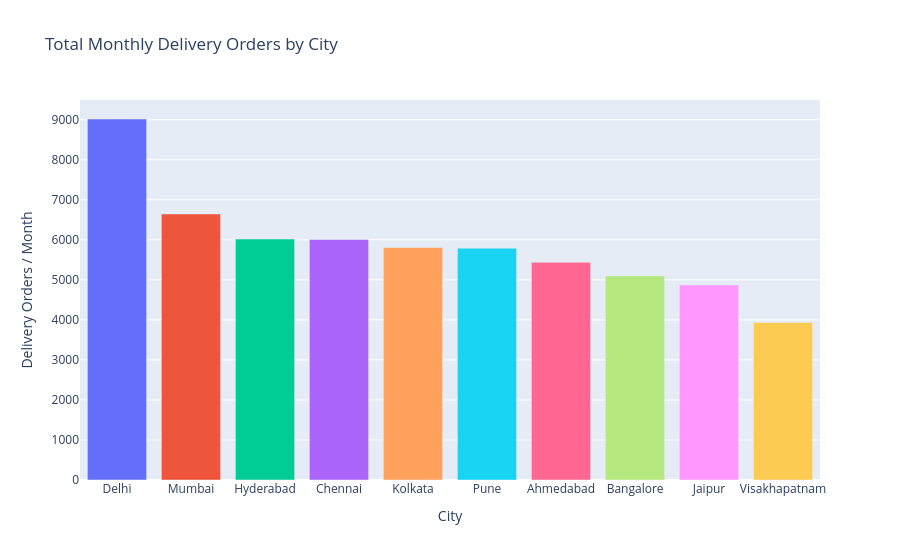

Here is the notebook cell this chart was saved with:
### Markdown cell above
### 3.2 Bar Chart — Total monthly delivery orders by city

### Code cell
city_orders = df.groupby("city", as_index=False)["num_delivery_orders_monthly"].sum()
city_orders = city_orders.sort_values("num_delivery_orders_monthly", ascending=False)

fig = px.bar(
    city_orders, x="city", y="num_delivery_orders_monthly",
    color="city", title="Total Monthly Delivery Orders by City"
)
fig.update_layout(xaxis_title="City", yaxis_title="Delivery Orders / Month", showlegend=False)
fig.show()

### Figure 1 — Plotly figure (JSON) as saved in the notebook; plotly's stock layout.template omitted (floating-point values rounded to 4 significant figures)
{"data": [{"hovertemplate": "city=%{x}<br>num_delivery_orders_monthly=%{y}<extra></extra>", "legendgroup": "Delhi", "marker": {"color": "#636efa", "pattern": {"shape": ""}}, "name": "Delhi", "orientation": "v", "showlegend": true, "textposition": "auto", "type": "bar", "x": ["Delhi"], "xaxis": "x", "y": [9018], "yaxis": "y"}, {"hovertemplate": "city=%{x}<br>num_delivery_orders_monthly=%{y}<extra></extra>", "legendgroup": "Mumbai", "marker": {"color": "#EF553B", "pattern": {"shape": ""}}, "name": "Mumbai", "orientation": "v", "showlegend": true, "textposition": "auto", "type": "bar", "x": ["Mumbai"], "xaxis": "x", "y": [6645], "yaxis": "y"}, {"hovertemplate": "city=%{x}<br>num_delivery_orders_monthly=%{y}<extra></extra>", "legendgroup": "Hyderabad", "marker": {"color": "#00cc96", "pattern": {"shape": ""}}, "name": "Hyderabad", "orientation": "v", "showlegend": true, "textposition": "auto", "type": "bar", "x": ["Hyderabad"], "xaxis": "x", "y": [6019], "yaxis": "y"}, {"hovertemplate": "city=%{x}<br>num_delivery_orders_monthly=%{y}<extra></extra>", "legendgroup": "Chennai", "marker": {"color": "#ab63fa", "pattern": {"shape": ""}}, "name": "Chennai", "orientation": "v", "showlegend": true, "textposition": "auto", "type": "bar", "x": ["Chennai"], "xaxis": "x", "y": [6007], "yaxis": "y"}, {"hovertemplate": "city=%{x}<br>num_delivery_orders_monthly=%{y}<extra></extra>", "legendgroup": "Kolkata", "marker": {"color": "#FFA15A", "pattern": {"shape": ""}}, "name": "Kolkata", "orientation": "v", "showlegend": true, "textposition": "auto", "type": "bar", "x": ["Kolkata"], "xaxis": "x", "y": [5808], "yaxis": "y"}, {"hovertemplate": "city=%{x}<br>num_delivery_orders_monthly=%{y}<extra></extra>", "legendgroup": "Pune", "marker": {"color": "#19d3f3", "pattern": {"shape": ""}}, "name": "Pune", "orientation": "v", "showlegend": true, "textposition": "auto", "type": "bar", "x": ["Pune"], "xaxis": "x", "y": [5790], "yaxis": "y"}, {"hovertemplate": "city=%{x}<br>num_delivery_orders_monthly=%{y}<extra></extra>", "legendgroup": "Ahmedabad", "marker": {"color": "#FF6692", "pattern": {"shape": ""}}, "name": "Ahmedabad", "orientation": "v", "showlegend": true, "textposition": "auto", "type": "bar", "x": ["Ahmedabad"], "xaxis": "x", "y": [5437], "yaxis": "y"}, {"hovertemplate": "city=%{x}<br>num_delivery_orders_monthly=%{y}<extra></extra>", "legendgroup": "Bangalore", "marker": {"color": "#B6E880", "pattern": {"shape": ""}}, "name": "Bangalore", "orientation": "v", "showlegend": true, "textposition": "auto", "type": "bar", "x": ["Bangalore"], "xaxis": "x", "y": [5099], "yaxis": "y"}, {"hovertemplate": "city=%{x}<br>num_delivery_orders_monthly=%{y}<extra></extra>", "legendgroup": "Jaipur", "marker": {"color": "#FF97FF", "pattern": {"shape": ""}}, "name": "Jaipur", "orientation": "v", "showlegend": true, "textposition": "auto", "type": "bar", "x": ["Jaipur"], "xaxis": "x", "y": [4872], "yaxis": "y"}, {"hovertemplate": "city=%{x}<br>num_delivery_orders_monthly=%{y}<extra></extra>", "legendgroup": "Visakhapatnam", "marker": {"color": "#FECB52", "pattern": {"shape": ""}}, "name": "Visakhapatnam", "orientation": "v", "showlegend": true, "textposition": "auto", "type": "bar", "x": ["Visakhapatnam"], "xaxis": "x", "y": [3936], "yaxis": "y"}], "layout": {"barmode": "relative", "legend": {"title": {"text": "city"}, "tracegroupgap": 0}, "showlegend": false, "title": {"text": "Total Monthly Delivery Orders by City"}, "xaxis": {"anchor": "y", "categoryarray": ["Delhi", "Mumbai", "Hyderabad", "Chennai", "Kolkata", "Pune", "Ahmedabad", "Bangalore", "Jaipur", "Visakhapatnam"], "categoryorder": "array", "domain": [0, 1], "title": {"text": "City"}}, "yaxis": {"anchor": "x", "domain": [0, 1], "title": {"text": "Delivery Orders / Month"}}}}
